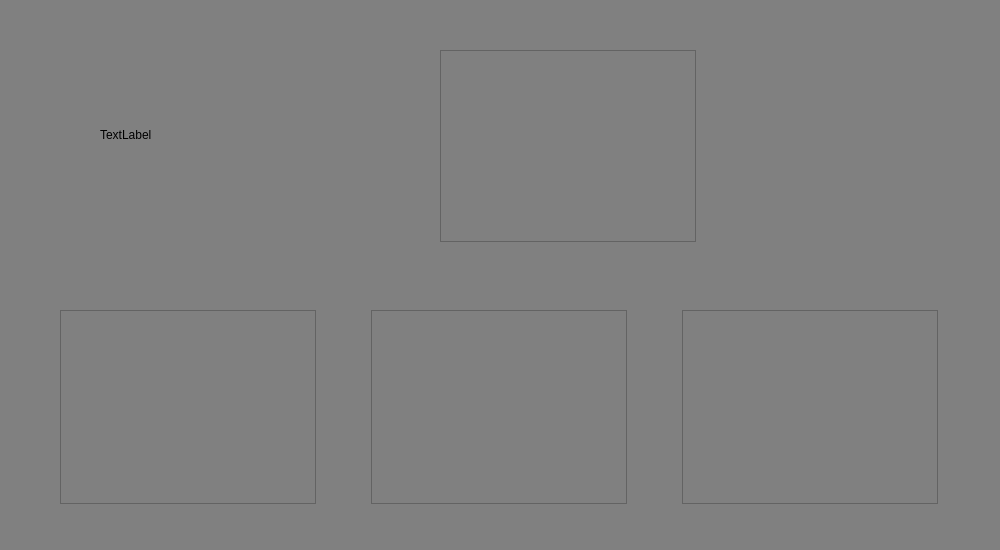
<?xml version="1.0" encoding="UTF-8"?>
<ui version="4.0">
 <class>West8</class>
 <widget class="QWidget" name="West8">
  <property name="geometry">
   <rect>
    <x>0</x>
    <y>0</y>
    <width>1000</width>
    <height>550</height>
   </rect>
  </property>
  <property name="windowTitle">
   <string>Form</string>
  </property>
  <property name="styleSheet">
   <string notr="true">QWidget {
     background-color:rgb(128, 128, 128);
}
</string>
  </property>
  <widget class="QTableView" name="tableView">
   <property name="geometry">
    <rect>
     <x>440</x>
     <y>50</y>
     <width>256</width>
     <height>192</height>
    </rect>
   </property>
  </widget>
  <widget class="QLabel" name="img8">
   <property name="geometry">
    <rect>
     <x>100</x>
     <y>60</y>
     <width>190</width>
     <height>150</height>
    </rect>
   </property>
   <property name="text">
    <string>TextLabel</string>
   </property>
  </widget>
  <widget class="QWidget" name="layoutWidget">
   <property name="geometry">
    <rect>
     <x>60</x>
     <y>310</y>
     <width>878</width>
     <height>194</height>
    </rect>
   </property>
   <layout class="QHBoxLayout" name="horizontalLayout">
    <item>
     <widget class="QTableView" name="tableView_2"/>
    </item>
    <item>
     <spacer name="horizontalSpacer">
      <property name="orientation">
       <enum>Qt::Horizontal</enum>
      </property>
      <property name="sizeHint" stdset="0">
       <size>
        <width>40</width>
        <height>20</height>
       </size>
      </property>
     </spacer>
    </item>
    <item>
     <widget class="QTableView" name="tableView_3"/>
    </item>
    <item>
     <spacer name="horizontalSpacer_2">
      <property name="orientation">
       <enum>Qt::Horizontal</enum>
      </property>
      <property name="sizeHint" stdset="0">
       <size>
        <width>40</width>
        <height>20</height>
       </size>
      </property>
     </spacer>
    </item>
    <item>
     <widget class="QTableView" name="tableView_4"/>
    </item>
   </layout>
  </widget>
 </widget>
 <resources/>
 <connections/>
</ui>
